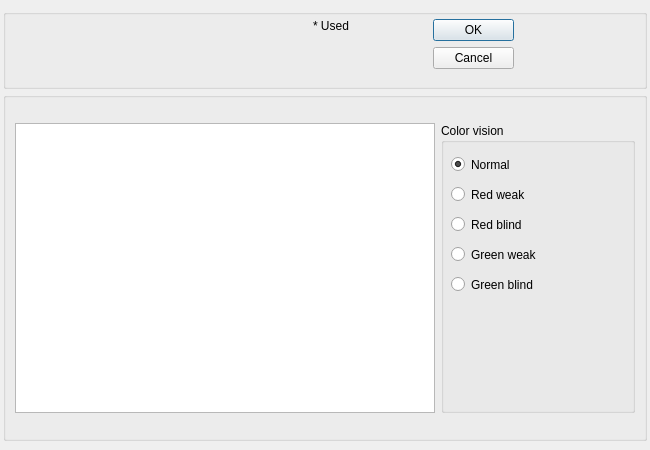
<?xml version="1.0" encoding="UTF-8"?>
<ui version="4.0">
 <class>Dialog_colour_selector</class>
 <widget class="QDialog" name="Dialog_colour_selector">
  <property name="geometry">
   <rect>
    <x>0</x>
    <y>0</y>
    <width>650</width>
    <height>450</height>
   </rect>
  </property>
  <property name="sizePolicy">
   <sizepolicy hsizetype="Fixed" vsizetype="Fixed">
    <horstretch>0</horstretch>
    <verstretch>0</verstretch>
   </sizepolicy>
  </property>
  <property name="minimumSize">
   <size>
    <width>650</width>
    <height>450</height>
   </size>
  </property>
  <property name="maximumSize">
   <size>
    <width>650</width>
    <height>450</height>
   </size>
  </property>
  <property name="windowTitle">
   <string>Colour selector</string>
  </property>
  <layout class="QVBoxLayout" name="verticalLayout">
   <property name="spacing">
    <number>3</number>
   </property>
   <property name="leftMargin">
    <number>3</number>
   </property>
   <property name="topMargin">
    <number>9</number>
   </property>
   <property name="rightMargin">
    <number>3</number>
   </property>
   <property name="bottomMargin">
    <number>9</number>
   </property>
   <item>
    <widget class="QGroupBox" name="groupBox">
     <property name="minimumSize">
      <size>
       <width>0</width>
       <height>80</height>
      </size>
     </property>
     <property name="maximumSize">
      <size>
       <width>16777215</width>
       <height>80</height>
      </size>
     </property>
     <property name="title">
      <string/>
     </property>
     <widget class="QLabel" name="label_colour_old">
      <property name="geometry">
       <rect>
        <x>10</x>
        <y>10</y>
        <width>281</width>
        <height>31</height>
       </rect>
      </property>
      <property name="text">
       <string/>
      </property>
      <property name="wordWrap">
       <bool>true</bool>
      </property>
     </widget>
     <widget class="QLabel" name="label_colour_new">
      <property name="geometry">
       <rect>
        <x>10</x>
        <y>50</y>
        <width>281</width>
        <height>31</height>
       </rect>
      </property>
      <property name="text">
       <string/>
      </property>
      <property name="wordWrap">
       <bool>true</bool>
      </property>
     </widget>
     <widget class="QDialogButtonBox" name="buttonBox">
      <property name="geometry">
       <rect>
        <x>430</x>
        <y>10</y>
        <width>81</width>
        <height>71</height>
       </rect>
      </property>
      <property name="orientation">
       <enum>Qt::Vertical</enum>
      </property>
      <property name="standardButtons">
       <set>QDialogButtonBox::Cancel|QDialogButtonBox::Ok</set>
      </property>
     </widget>
     <widget class="QLabel" name="label_used">
      <property name="geometry">
       <rect>
        <x>310</x>
        <y>10</y>
        <width>101</width>
        <height>41</height>
       </rect>
      </property>
      <property name="text">
       <string>* Used</string>
      </property>
      <property name="alignment">
       <set>Qt::AlignLeading|Qt::AlignLeft|Qt::AlignTop</set>
      </property>
      <property name="wordWrap">
       <bool>true</bool>
      </property>
     </widget>
    </widget>
   </item>
   <item>
    <widget class="QGroupBox" name="groupBox_2">
     <property name="title">
      <string/>
     </property>
     <layout class="QGridLayout" name="gridLayout">
      <item row="0" column="0">
       <widget class="QTableWidget" name="tableWidget">
        <property name="minimumSize">
         <size>
          <width>420</width>
          <height>290</height>
         </size>
        </property>
        <property name="maximumSize">
         <size>
          <width>420</width>
          <height>290</height>
         </size>
        </property>
       </widget>
      </item>
      <item row="0" column="1">
       <widget class="QGroupBox" name="groupBox_color_vision">
        <property name="minimumSize">
         <size>
          <width>180</width>
          <height>0</height>
         </size>
        </property>
        <property name="maximumSize">
         <size>
          <width>2000</width>
          <height>16777215</height>
         </size>
        </property>
        <property name="title">
         <string>Color vision</string>
        </property>
        <widget class="QRadioButton" name="radioButton_normal">
         <property name="geometry">
          <rect>
           <x>10</x>
           <y>30</y>
           <width>181</width>
           <height>23</height>
          </rect>
         </property>
         <property name="text">
          <string>Normal</string>
         </property>
         <property name="checked">
          <bool>true</bool>
         </property>
        </widget>
        <widget class="QRadioButton" name="radioButton_red_weak">
         <property name="geometry">
          <rect>
           <x>10</x>
           <y>60</y>
           <width>181</width>
           <height>23</height>
          </rect>
         </property>
         <property name="text">
          <string>Red weak</string>
         </property>
        </widget>
        <widget class="QRadioButton" name="radioButton_red_blind">
         <property name="geometry">
          <rect>
           <x>10</x>
           <y>90</y>
           <width>181</width>
           <height>23</height>
          </rect>
         </property>
         <property name="text">
          <string>Red blind</string>
         </property>
        </widget>
        <widget class="QRadioButton" name="radioButton_green_weak">
         <property name="geometry">
          <rect>
           <x>10</x>
           <y>120</y>
           <width>181</width>
           <height>23</height>
          </rect>
         </property>
         <property name="text">
          <string>Green weak</string>
         </property>
        </widget>
        <widget class="QRadioButton" name="radioButton_green_blind">
         <property name="geometry">
          <rect>
           <x>10</x>
           <y>150</y>
           <width>181</width>
           <height>23</height>
          </rect>
         </property>
         <property name="text">
          <string>Green blind</string>
         </property>
        </widget>
       </widget>
      </item>
     </layout>
    </widget>
   </item>
  </layout>
 </widget>
 <resources/>
 <connections>
  <connection>
   <sender>buttonBox</sender>
   <signal>accepted()</signal>
   <receiver>Dialog_colour_selector</receiver>
   <slot>accept()</slot>
   <hints>
    <hint type="sourcelabel">
     <x>248</x>
     <y>254</y>
    </hint>
    <hint type="destinationlabel">
     <x>157</x>
     <y>274</y>
    </hint>
   </hints>
  </connection>
  <connection>
   <sender>buttonBox</sender>
   <signal>rejected()</signal>
   <receiver>Dialog_colour_selector</receiver>
   <slot>reject()</slot>
   <hints>
    <hint type="sourcelabel">
     <x>316</x>
     <y>260</y>
    </hint>
    <hint type="destinationlabel">
     <x>286</x>
     <y>274</y>
    </hint>
   </hints>
  </connection>
 </connections>
</ui>
